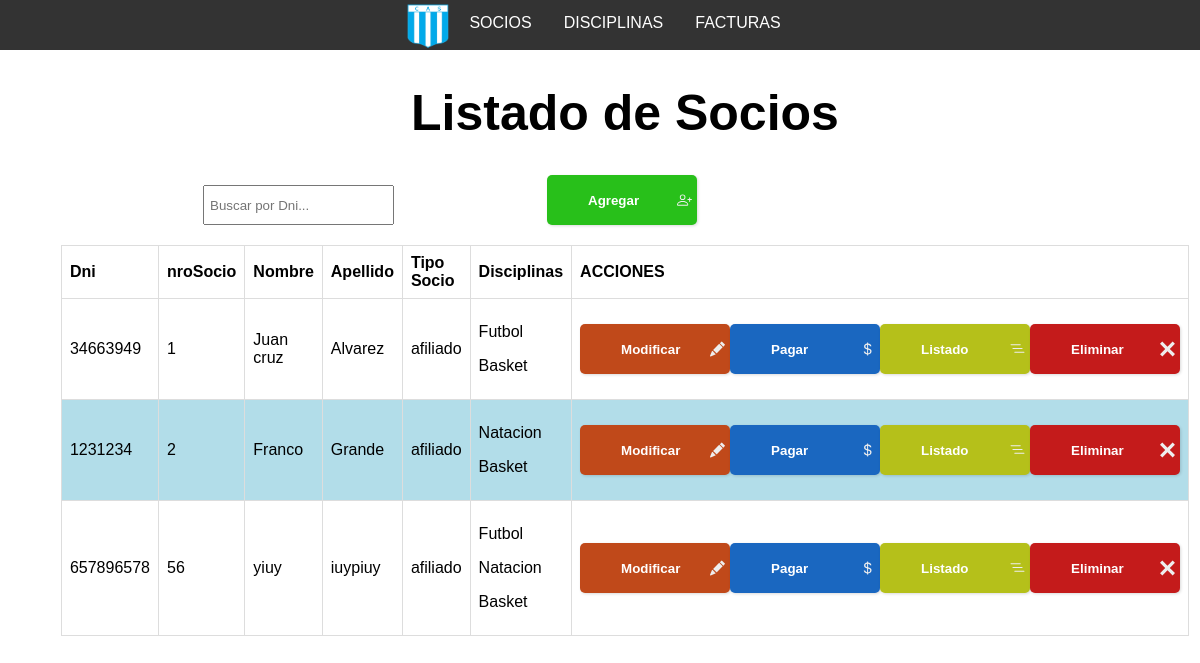
Before: / with the older database file.
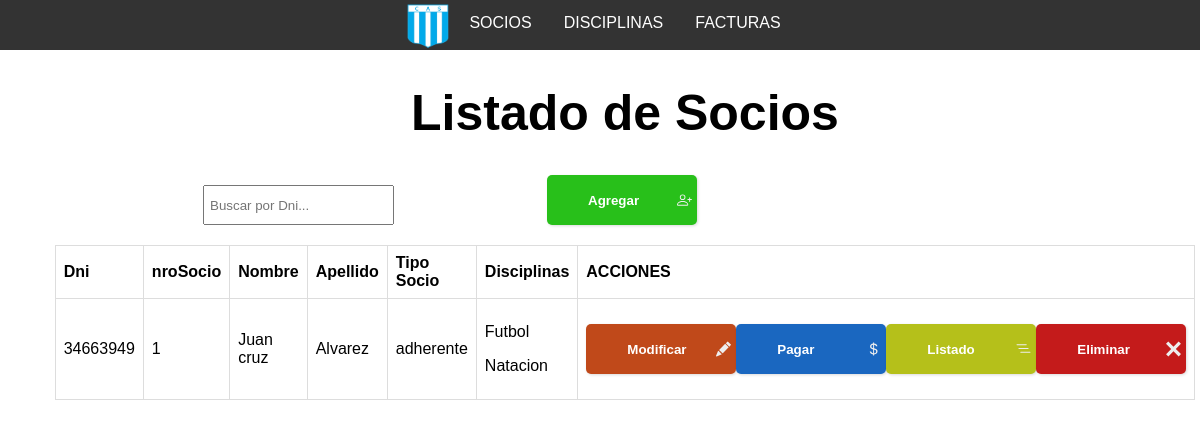
After: the same page with the newer database file.
### socios/models.py (models this page shows, shortened)
class Socios(models.Model):
    socio_afiliado = 0
    socio_adherente = 1
    tipo = [
        (socio_afiliado, "Afiliado"),
        (socio_adherente, "Adherente")
    ]
    nroSocio = models.IntegerField(unique=True)
    dni = models.IntegerField(unique=True)
    apellido = models.CharField(max_length=200, blank=True)
    nombre = models.CharField(max_length=200, blank=True)
    tipo_socio = models.PositiveSmallIntegerField(choices=tipo)
    disciplinas = models.ManyToManyField(Disciplinas, through='Inscripcion')

class Disciplinas(models.Model):
    nombre = models.CharField(max_length=100, unique=True, blank=True)
    monto_afiliado = models.IntegerField()
    monto_adherente = models.IntegerField()

### socios/views.py (the view)
# urls.py: path('', views.lista_socios,name="lista_socios"),
def lista_socios(request):
    socios = Socios.objects.all()
    return render(request , "lista_socios.html", {'socios': socios})

### socios/templates/lista_socios.html (shortened to what this page needs)
<!DOCTYPE html>
<html lang="en">
<head>
    {% load static %}
    {% include 'navbar.html' %}
</head>
<body>
    <div class="contenedor">
        <div class="titulo">
            <h1>Listado de Socios</h1>
        </div>
        <div class="botones-cabecera">
                <input type="text" id="myInput" onkeyup="filterTable()" placeholder="Buscar por Dni...">
                <a href="{% url 'alta_socios' %}">
                    <button class="boton-agregar-listado botones-cabecera__agregar"> <span class="text">Agregar</span><span class="icon">
                    </span>
                    </button>
                </a>
        </div>
        <table class="tabla-lista-socios">
            <thead>
                <tr>
                    <th>Dni</th>
                    <th>nroSocio</th>
                    <th>Nombre</th>
                    <th>Apellido</th>
                    <th>Tipo Socio</th>
                    <th>Disciplinas</th>
                    <th>ACCIONES</th>
                </tr>
            </thead>
            <tbody>
                {% for socio in socios %}
                <tr>
                    <td>{{socio.dni}}</td>
                    <td>{{socio.nroSocio}}</td>
                    <td>{{socio.nombre}}</td>
                    <td>{{socio.apellido}}</td>
                    <td>
                        {% if socio.tipo_socio == 0 %}
                            {{ 'afiliado' }}
                        {% else %}
                            {{ 'adherente' }}
                        {% endif %}
                    </td>
                    <td> {% for socioDis in socio.disciplinas.all %}
                        <p>{{socioDis.nombre}}</p>
                        {% endfor %}
                    </td>
                    <td>
                        <div class="botones-listado">
                            <a href="{% url 'modificar_socio' socio.pk %}">
                                <button class="boton-modificar-listado"> <span class="text">Modificar</span><span class="icon">
                                        </span>
                                </button>
                            </a>
                            <a href="{% url 'facturacion' socio.pk %}">
                                <button class="boton-pagar-listado"> <span class="text">Pagar</span><span class="icon">
                                        </span>
                                </button>
                            </a>
                            <a href="{% url 'listado_facturas_socio' socio.pk %}">
                                <button class="boton-lista-listado"> <span class="text">Listado</span><span class="icon">
                                        </span>
                                </button>
                            </a>
                            <a href="{% url 'eliminar_socio' socio.pk %}">
                                <button class="boton-eliminar-listado"> <span class="text">Eliminar</span><span class="icon">
                                    <svg xmlns="http://www.w3.org/2000/svg"
                                    width="24" height="24" viewBox="0 0 24 24">
                                    <path d="M24 20.188l-8.315-8.209 8.2-8.282-3.697-3.697-8.212 8.318-8.31-8.203-3.666 3.666 8.321 8.24-8.206 8.313 3.666 3.666 8.237-8.318 8.285 8.203z"></path>
                                </svg></span>
                                </button>
                            </a>
                        </div>
                    </td>
                </tr>
                {% endfor %}
            </tbody>
        </table>
    </div>
</body>
</html>

Changed rows visible on the page:
removed Socios: dni "34663949", nroSocio "1", nombre "Juan cruz", apellido "Alvarez", value "afiliado", Disciplinas (nombre "Futbol")
no longer on this page (row unchanged): Disciplinas: nombre "Basket"
removed Socios: dni "1231234", nroSocio "2", nombre "Franco", apellido "Grande", value "afiliado", Disciplinas (nombre "Natacion")
removed Socios: dni "657896578", nroSocio "56", nombre "yiuy", apellido "iuypiuy", value "afiliado", Disciplinas (nombre "Futbol"), Disciplinas (nombre "Natacion")
added Socios: dni "34663949", nroSocio "1", nombre "Juan cruz", apellido "Alvarez", value "adherente", Disciplinas (nombre "Futbol"), Disciplinas (nombre "Natacion")
